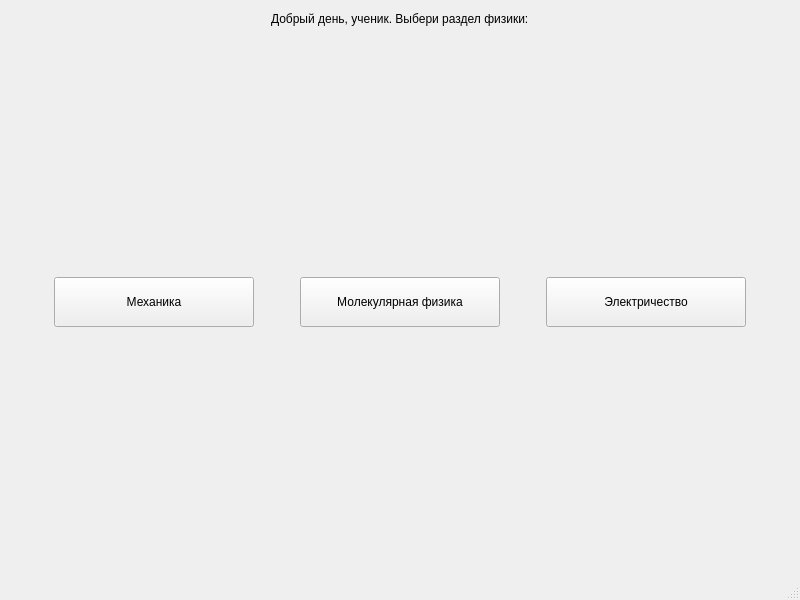
<?xml version="1.0" encoding="UTF-8"?>
<ui version="4.0">
 <class>MainWindow</class>
 <widget class="QMainWindow" name="MainWindow">
  <property name="geometry">
   <rect>
    <x>0</x>
    <y>0</y>
    <width>800</width>
    <height>600</height>
   </rect>
  </property>
  <property name="windowTitle">
   <string>ChartDrawer</string>
  </property>
  <widget class="QWidget" name="centralwidget">
   <layout class="QGridLayout" name="gridLayout">
    <item row="0" column="0">
     <layout class="QVBoxLayout" name="verticalLayout">
      <item>
       <layout class="QHBoxLayout" name="horizontalLayout">
        <item>
         <spacer name="horizontalSpacer">
          <property name="orientation">
           <enum>Qt::Horizontal</enum>
          </property>
          <property name="sizeHint" stdset="0">
           <size>
            <width>40</width>
            <height>20</height>
           </size>
          </property>
         </spacer>
        </item>
        <item>
         <widget class="QLabel" name="hello">
          <property name="text">
           <string>Добрый день, ученик. Выбери раздел физики:</string>
          </property>
         </widget>
        </item>
        <item>
         <spacer name="horizontalSpacer_2">
          <property name="orientation">
           <enum>Qt::Horizontal</enum>
          </property>
          <property name="sizeHint" stdset="0">
           <size>
            <width>40</width>
            <height>20</height>
           </size>
          </property>
         </spacer>
        </item>
       </layout>
      </item>
      <item>
       <layout class="QHBoxLayout" name="horizontalLayout_3">
        <item>
         <spacer name="horizontalSpacer_4">
          <property name="orientation">
           <enum>Qt::Horizontal</enum>
          </property>
          <property name="sizeHint" stdset="0">
           <size>
            <width>1</width>
            <height>20</height>
           </size>
          </property>
         </spacer>
        </item>
        <item>
         <layout class="QGridLayout" name="themes_layout">
          <item row="1" column="2">
           <widget class="QPushButton" name="mkt">
            <property name="minimumSize">
             <size>
              <width>200</width>
              <height>50</height>
             </size>
            </property>
            <property name="text">
             <string>Молекулярная физика</string>
            </property>
           </widget>
          </item>
          <item row="1" column="4">
           <widget class="QPushButton" name="electricity">
            <property name="minimumSize">
             <size>
              <width>200</width>
              <height>50</height>
             </size>
            </property>
            <property name="text">
             <string>Электричество</string>
            </property>
           </widget>
          </item>
          <item row="1" column="0">
           <widget class="QPushButton" name="mechanic">
            <property name="minimumSize">
             <size>
              <width>200</width>
              <height>50</height>
             </size>
            </property>
            <property name="text">
             <string>Механика</string>
            </property>
           </widget>
          </item>
          <item row="2" column="2">
           <spacer name="verticalSpacer_2">
            <property name="orientation">
             <enum>Qt::Vertical</enum>
            </property>
            <property name="sizeHint" stdset="0">
             <size>
              <width>20</width>
              <height>40</height>
             </size>
            </property>
           </spacer>
          </item>
          <item row="0" column="2">
           <spacer name="verticalSpacer">
            <property name="orientation">
             <enum>Qt::Vertical</enum>
            </property>
            <property name="sizeHint" stdset="0">
             <size>
              <width>20</width>
              <height>40</height>
             </size>
            </property>
           </spacer>
          </item>
          <item row="1" column="1">
           <spacer name="horizontalSpacer_5">
            <property name="orientation">
             <enum>Qt::Horizontal</enum>
            </property>
            <property name="sizeHint" stdset="0">
             <size>
              <width>40</width>
              <height>20</height>
             </size>
            </property>
           </spacer>
          </item>
          <item row="1" column="3">
           <spacer name="horizontalSpacer_6">
            <property name="orientation">
             <enum>Qt::Horizontal</enum>
            </property>
            <property name="sizeHint" stdset="0">
             <size>
              <width>40</width>
              <height>20</height>
             </size>
            </property>
           </spacer>
          </item>
         </layout>
        </item>
        <item>
         <spacer name="horizontalSpacer_3">
          <property name="orientation">
           <enum>Qt::Horizontal</enum>
          </property>
          <property name="sizeHint" stdset="0">
           <size>
            <width>0</width>
            <height>20</height>
           </size>
          </property>
         </spacer>
        </item>
       </layout>
      </item>
     </layout>
    </item>
   </layout>
  </widget>
  <widget class="QMenuBar" name="menubar">
   <property name="geometry">
    <rect>
     <x>0</x>
     <y>0</y>
     <width>800</width>
     <height>21</height>
    </rect>
   </property>
  </widget>
  <widget class="QStatusBar" name="statusbar"/>
 </widget>
 <resources/>
 <connections/>
</ui>
